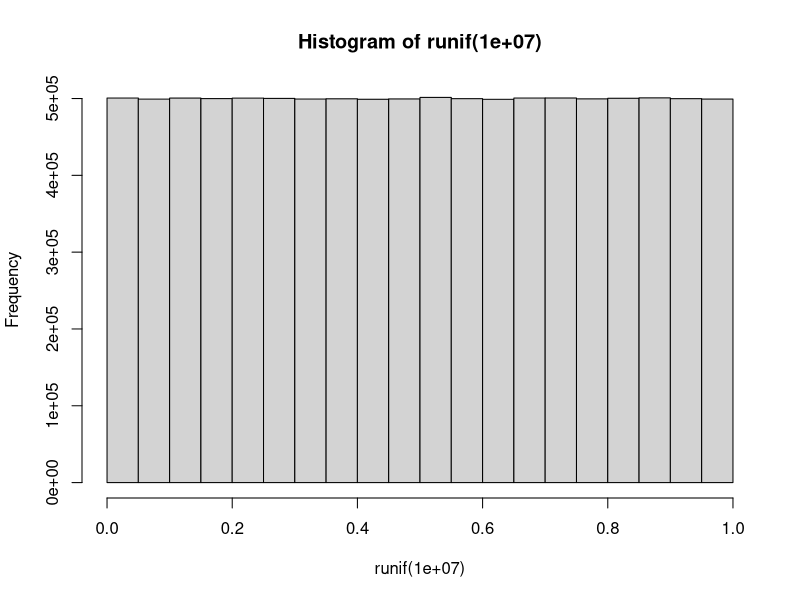

The R source for this figure: (Note: this script raises an error after producing the figure.)
## ---- chunk 1
knitr::opts_chunk$set(echo = TRUE)
library(tidyverse)
library(pracma)
library(car)
library(MASS)
## ---- chunk 2
x = matrix(c(2, 1, -1, -1, -1, 1, -1, -5, -5, 10, 2, 2, 2, 2, -8),
           byrow = TRUE, ncol = 5)
print(x)
## ---- chunk 3
x[3,4]
## ---- chunk 4
rref(x)
# you can also do reduced row form for the transpose
rref(t(x))
## ---- chunk 5
runif(1) # stands for random uniform
# () specifies numbers you want
# defaults to a random number from 0 to 1

runif(2, min = 3, max = 5) # generates 2 random numbers from a uniform distribution 3:5

hist(runif(10000000)) # wow it's a rectangle ~uniform~
## ---- chunk 6
rnorm(1) # stands for normal distribution
# () specifies numbers you want
# defaults mean=0, SD=1
## ---- chunk 7
sample(1:10, 3) # defaults to no replacement (meaning you can run out)
sample(1:10, 3, replace = TRUE) # with replacement
# note if you keep running that you might get a couple duplicates

sample(1:5, 300, replace = TRUE) # more likely to get duplicates because it's a bigger sample
# note this could simulate survey responses where 1:5 stands in for likert scale responses
## ---- chunk 8
x <- matrix(runif(100), ncol = 1) # [100,1] from uniform distribution

x <- rnorm(5000) # 5000 numbers from normal distribution
mean(x) # should be close to 0

x <- rnorm(1, mean = 100, sd = 15) # draw 1 number from normal distribution w/ mean = 100 and SD = 15
## ---- chunk 9
a = 3 # this is ok
3 = a # this is not

a <- 3 # 2 key strokes vs. 1... why not just use =
4 -> a # r will accept this; but don't do it

a == 3
a == 4
# vs.
a != 4
a != 3
## ---- chunk 10
y = 1:10 # create matrix with numbers 1 through 10
y > 4 # tells you which elements are greater than 4
y[y > 4] # pulls up elements greater than 4 rather than returning logic
# useful if you want to create a new variable e.g.
## ---- chunk 11
x <- runif(1)

if(x < (1/3)) {
  print("It's a one!")
} else if (x < (2/3)) {
  print("It's a two!")
} else {
  print("It's a three!")
}
## ---- chunk 12
# simple
for (i in 1:5) {print(paste("i", i))}
# 1-5 is a list of numbers, so what this for loop does is takes the value of
# each element and prints them

# another simple
for(i in 1:100){print(rnorm(1))}
# for a set of numbers between 1 and 100 in a normal distribution
# pull out 100 random numbers

# remember the (i in x) part, is you specifying the elements in a given matrix

x = 0
for(i in 1:10) {
  x = x + i
  print(x)
}
## ---- chunk 13
data = c(6, NA, 3, 7, 3, NA, 8)
n_trials = length(data)

for(trial in 1:n_trials) {
  if(is.na(data[trial])) {
      data[trial] = -1
  }
}
data # NAs are now -1
## ---- chunk 14
data = c(6, NA, 3, 7, 3, NA, 8)
## ---- chunk 15
x <- zeros(3, 4) # creates 3x4 empty matrix of zeros
## ---- chunk 16
for(r in 1:3) { # for every row 1-3, starting with 1st row
  for(c in 1:4) { # go col by col (in that row) starting with 1
    x[r,c] = r * 10 + c # the value that goes into that spot is rows + columns
  }
}

x # now you've filled in x which was previously empty
## ---- chunk 17
for(n in c(5, 10, 20, 100, 10000)) { #use these values (not the element place like before)
  x = rnorm(n) 
  print(sd(x)) 
}
## ---- chunk 18
dbinom(8, 10, 0.5) # If I flip a thing with a .5 probability 10 times, how many times will it be 8?
## ---- chunk 19
one_try <- sample(0:1, 10, replace = TRUE)
one_try
## ---- chunk 20
nHeads <- sum(one_try)
nHeads
## ---- chunk 21
for(samples in 1:1000000) {
  one_try = sample(0:1, 10, replace = TRUE)
  nHeads = sum(one_try)
}
#where's our info? Don't forget you need to ask it to print by ssaving the output!

# We need a storage vector.
## ---- chunk 22
storage <- vector() # or c()

for(samples in 1:1000000) {
  
  # first flip 10 coins
  one_try = sample(0:1, 10, replace = TRUE)
  
  # second count how many heads there are
  nHeads = sum(one_try)
  
  # third put sum of one_try into our storage vector
  storage[samples] = nHeads
}

# but we still haven't asked it to print
hist(storage)
## ---- chunk 23
# dumb way to do it but just for practicing loops
nEights = 0

for(headCounts in 1:1000000){
  if(storage[headCounts]==8) {nEights = nEights+1}
  else{nEights = nEights}
}

NEights

# more simple way
nEights = sum(storage == 8)
nEights
